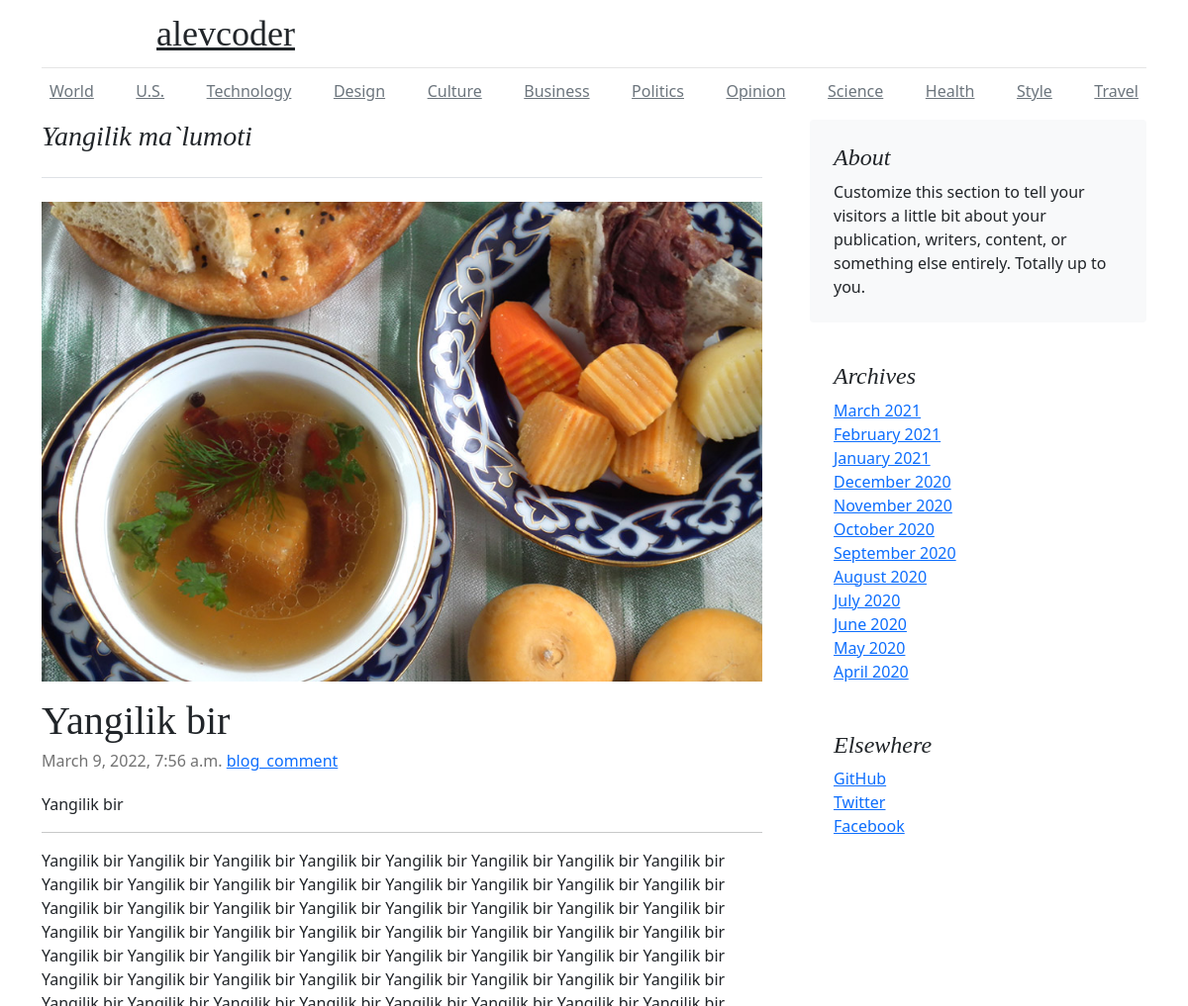
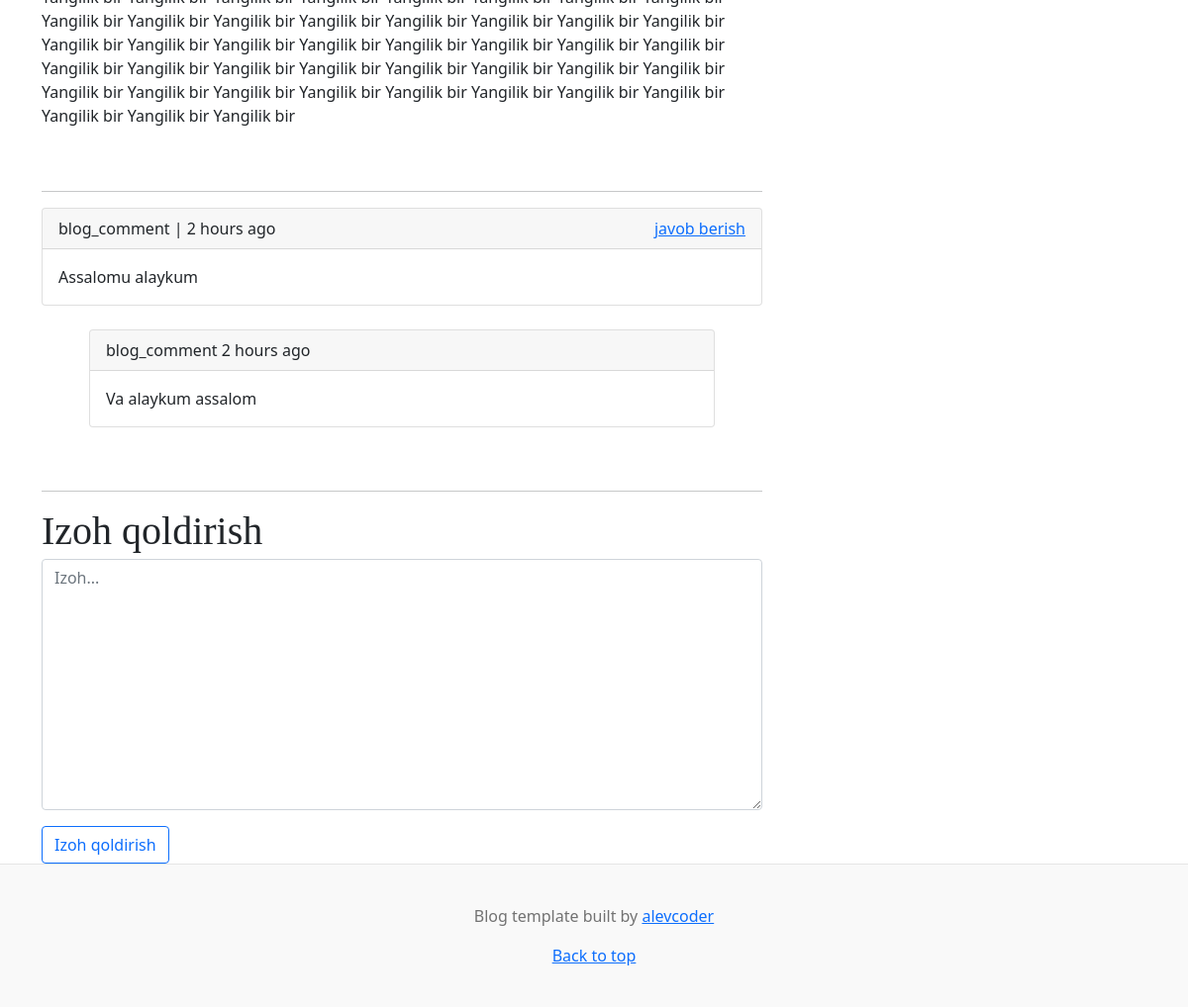
The app's page /post/yangilik-bir (signed in) with its own data (2 pictures, top to bottom).
### apps/blog/models.py (models this page shows, shortened)
class Post(models.Model):
    title = models.CharField(max_length=256)
    subtitle = models.CharField(max_length=100)
    slug = models.SlugField(max_length=512, unique=True)
    author = models.ForeignKey(User, on_delete=models.CASCADE)
    photo = models.ImageField(upload_to='news')
    content = models.TextField()
    created_date = models.DateTimeField(auto_now_add=True)
    updated_date = models.DateTimeField(auto_now=True)
    def get_absolute_url(self):
        return reverse('post_detail', args=[self.slug])

class Comment(models.Model):
    user = models.ForeignKey(User, on_delete=models.CASCADE)
    post = models.ForeignKey(Post, on_delete=models.CASCADE, related_name='comment')
    parent_comment = models.ForeignKey(
        'self',
        on_delete=models.SET_NULL,
        related_name='child_commends',
        null=True, blank=True
    )
    content = models.CharField(max_length=2012)
    created_date = models.DateTimeField(auto_now_add=True)

### apps/account/models.py (models this page shows)
class Account(AbstractUser):
    roly = models.CharField(choices=RolyChoices.choices, max_length=30)
    @property
    def is_friend(self):
        return self.roly == '2'
    class Meta(AbstractUser.Meta):
        swappable = 'AUTH_USER_MODEL'

### apps/blog/views.py (the view, shortened to what this page needs)
# urls.py: path("post/<slug:post_slug>", PostDetail.as_view(), name='post_detail'),
class PostDetail(FriendRequiredMixin, View):
    login_url = '/'
    template_name = 'post_detail.html'
    def get(self, request, post_slug):
        post = Post.objects.get(slug=self.kwargs['post_slug'])
        context = {
            'post': post,
            'comments': post.comment.filter(parent_comment__isnull=True).all(),
        }
        return render(
            request,
            self.template_name,
            context
        )

### apps/blog/permissions.py (called while the page is built)
    def dispatch(self, request, *args, **kwargs):
        if not request.user.is_authenticated or request.user.is_friend==False:
            return self.handle_no_permission()
        return super().dispatch(request, *args, **kwargs)

### templates/post_detail.html (shortened to what this page needs)
{% extends "base.html" %}
{% load humanize %}
{% block content %}
<main class="container">
    <div class="row g-5">
      <div class="col-md-8">
        <h3 class="pb-4 mb-4 fst-italic border-bottom">
          Yangilik ma`lumoti
        </h3>
        <article class="blog-post">
            <img src="{{post.photo.url}}" alt="alevcoder" width="100%" class="pb-3">
          <h2 class="blog-post-title">{{post.title}}</h2>
          <p class="blog-post-meta">{{post.created_date}} <a href="#">{{post.author}}</a></p>
          <p>{{post.subtitle}}</p>
          <hr>
          <p>{{post.content}}</p>
        </article>
        <hr>
        {% for comment in comments %}
            <div class="card">
                <div class="card-header">
                    {{ comment.user.username }} | {{ comment.created_date|naturaltime }}
                    <div  class="float-end" style="cursor: pointer;" onclick="add_id({{ comment.id }})">
                        <a href="#content">javob berish</a>
                    </div>
                </div>
                <div class="card-body">
                    <p class="card-text">{{ comment.content }}</p>
                </div>
            </div>
            <br>
            {% for ch_comment in comment.child_commends.all %}
                <div class="card mx-5">
                    <div class="card-header">
                      {{ ch_comment.user.username }} {{ comment.created_date|naturaltime }}
                    </div>
                    <div class="card-body">
                        <p class="card-text">{{ ch_comment.content }}</p>
                    </div>
                </div>
                <br>
            {% endfor %}
        {% endfor %}
        <br>
        <hr>
            <form action="{{ post.get_absolute_url }}" method="post">
                <div class="mb-3">
                    <h2 class="blog-post-title">Izoh qoldirish</h2>
                    <textarea name="content" id="content" cols="30" rows="10" placeholder="Izoh..." class="form-control"></textarea>
                </div>
                <button type="submit" class="btn btn-outline-primary">Izoh qoldirish</button>
            </form>
      </div>
      <div class="col-md-4">
        <div class="position-sticky" style="top: 2rem;">
          <div class="p-4 mb-3 bg-light rounded">
            <h4 class="fst-italic">About</h4>
            <p class="mb-0">Customize this section to tell your visitors a little bit about your publication, writers, content, or something else entirely. Totally up to you.</p>
          </div>
          <div class="p-4">
            <h4 class="fst-italic">Archives</h4>
            <ol class="list-unstyled mb-0">
              <li><a href="#">March 2021</a></li>
              <li><a href="#">February 2021</a></li>
              <li><a href="#">January 2021</a></li>
              <li><a href="#">December 2020</a></li>
              <li><a href="#">November 2020</a></li>
              <li><a href="#">October 2020</a></li>
              <li><a href="#">September 2020</a></li>
              <li><a href="#">August 2020</a></li>
              <li><a href="#">July 2020</a></li>
              <li><a href="#">June 2020</a></li>
              <li><a href="#">May 2020</a></li>
              <li><a href="#">April 2020</a></li>
            </ol>
          </div>
          <div class="p-4">
            <h4 class="fst-italic">Elsewhere</h4>
            <ol class="list-unstyled">
              <li><a href="#">GitHub</a></li>
              <li><a href="#">Twitter</a></li>
              <li><a href="#">Facebook</a></li>
            </ol>
          </div>
        </div>
      </div>
    </div>
  </main>
{% endblock content %}

### templates/base.html (shortened to what this page needs)
{% load static %}
<!doctype html>
<html lang="en">
<head>
  <link href="https://cdn.jsdelivr.net/npm/bootstrap@5.1.3/dist/css/bootstrap.min.css" rel="stylesheet"
>
  <link href="static/blog.css" rel="stylesheet">
</head>
<body>
  <div class="container">
    <header class="blog-header py-3" id="top>
      <div class="row flex-nowrap justify-content-between align-items-center">
        <div class="col-4 text-center">
          <a class="blog-header-logo text-dark" href="{% url 'post_list' %}">
          alevcoder</a>
        </div>
      </div>
    <div class="container">
    <div class="nav-scroller py-1 mb-2">
      <nav class="nav d-flex justify-content-between">
        <a class="p-2 link-secondary" href="#">World</a>
        <a class="p-2 link-secondary" href="#">U.S.</a>
        <a class="p-2 link-secondary" href="#">Technology</a>
        <a class="p-2 link-secondary" href="#">Design</a>
        <a class="p-2 link-secondary" href="#">Culture</a>
        <a class="p-2 link-secondary" href="#">Business</a>
        <a class="p-2 link-secondary" href="#">Politics</a>
        <a class="p-2 link-secondary" href="#">Opinion</a>
        <a class="p-2 link-secondary" href="#">Science</a>
        <a class="p-2 link-secondary" href="#">Health</a>
        <a class="p-2 link-secondary" href="#">Style</a>
        <a class="p-2 link-secondary" href="#">Travel</a>
      </nav>
    </div>
    </div>
    {% block content %}
    {% endblock content %}
    <footer class="blog-footer">
      <p>Blog template built by <a href="https://t.me/alevcoder">alevcoder</a></p>
      <p>
        <a href="#top">Back to top</a>
      </p>
    </footer>
</body>
</html>

### static/blog.css (style rules this page uses)
.blog-header { line-height: 1; border-bottom: 1px solid #e5e5e5; }
.blog-header-logo { font-family: "Playfair Display", Georgia, "Times New Roman", serif; font-size: 2.25rem; }
h1, h2, h3, h4, h5, h6 { font-family: "Playfair Display", Georgia, "Times New Roman", serif; }
.nav-scroller { position: relative; z-index: 2; height: 2.75rem; overflow-y: hidden; }
.nav-scroller .nav { display: flex; flex-wrap: nowrap; padding-bottom: 1rem; margin-top: -1px; overflow-x: auto; text-align: center; white-space: nowrap; -webkit-overflow-scrolling: touch; }
.blog-post { margin-bottom: 4rem; }
.blog-post-title { margin-bottom: .25rem; font-size: 2.5rem; }
.blog-post-meta { margin-bottom: 1.25rem; color: #727272; }
.blog-footer { padding: 2.5rem 0; color: #727272; text-align: center; background-color: #f9f9f9; border-top: .05rem solid #e5e5e5; }
.blog-footer p:last-child { margin-bottom: 0; }

### records on screen
Post: photo (picture), title "Yangilik bir", created_date "March 9, 2022, 7:56 a.m.", author "blog_comment", subtitle "Yangilik bir", content "Yangilik bir Yangilik bir Yangilik bir Yangilik bir Yangilik bir Yangilik bir Yangilik bir Yangilik bir Yangilik bir Yangilik bir Yangilik bir Yangilik bir Yangilik bir Yangilik bir Yangilik bir Yangilik bir Yangilik bir Yangilik bir Yangilik bir Yangilik bir Yangilik bir Yangilik bir Yangilik bir Yangilik bir Yangilik bir Yangilik bir Yangilik bir Yangilik bir Yangilik bir Yangilik bir Yangilik bir Yangilik bir Yangilik bir Yangilik bir Yangilik bir Yangilik bir Yangilik bir Yangilik bir Yangilik bir Yangilik bir Yangilik bir Yangilik bir Yangilik bir Yangilik bir Yangilik bir Yangilik bir Yangilik bir Yangilik bir Yangilik bir Yangilik bir Yangilik bir Yangilik bir Yangilik bir Yangilik…"
Comment: user.username "blog_comment", created_date "2 hours ago", content "Assalomu alaykum"
Comment: user.username "blog_comment", content "Va alaykum assalom"
